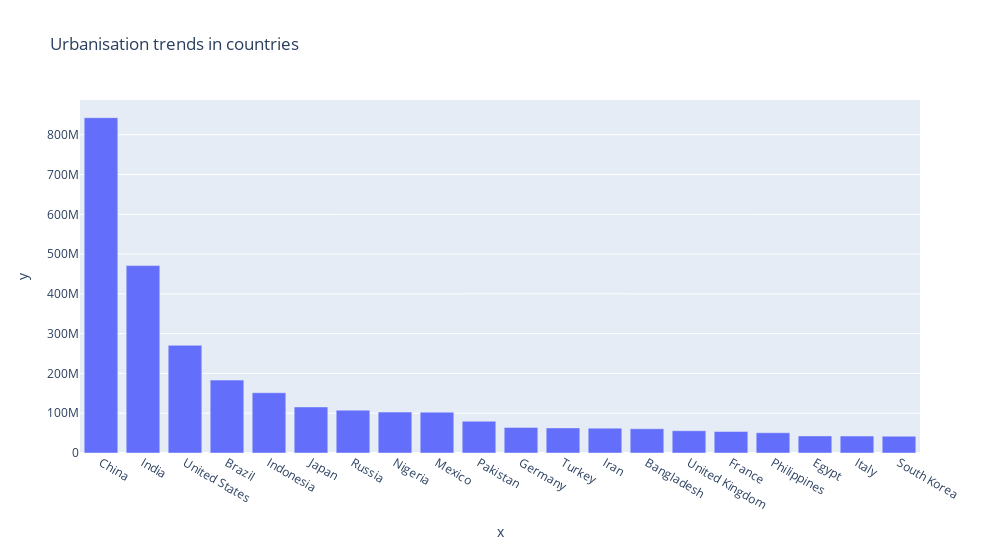

The notebook cell saved with this chart:
### Code cell
a=df.groupby('Country').agg({"Urban_population":'mean'}).sort_values(by='Urban_population',ascending=False).reset_index().head(20)
fig=px.bar(x=a['Country'],y=a['Urban_population'],title='Urbanisation trends in countries')
fig.update_layout(width=1000,height=550)
fig.show()

### Figure 1 — Plotly figure (JSON) as saved in the notebook; plotly's stock layout.template omitted (floating-point values rounded to 4 significant figures)
{"data": [{"alignmentgroup": "True", "hovertemplate": "x=%{x}<br>y=%{y}<extra></extra>", "legendgroup": "", "marker": {"color": "#636efa", "pattern": {"shape": ""}}, "name": "", "offsetgroup": "", "orientation": "v", "showlegend": false, "textposition": "auto", "type": "bar", "x": ["China", "India", "United States", "Brazil", "Indonesia", "Japan", "Russia", "Nigeria", "Mexico", "Pakistan", "Germany", "Turkey", "Iran", "Bangladesh", "United Kingdom", "France", "Philippines", "Egypt", "Italy", "South Korea"], "xaxis": "x", "y": [842933962, 471031528, 270663028, 183241641, 151509724, 115782416, 107683889, 102806948, 102626859, 79927762, 64324835, 63097818, 62509623, 60987417, 55908316, 54123364, 50975903, 42895824, 42651966, 42106719], "yaxis": "y"}], "layout": {"barmode": "relative", "height": 550, "legend": {"tracegroupgap": 0}, "title": {"text": "Urbanisation trends in countries"}, "width": 1000, "xaxis": {"anchor": "y", "autorange": true, "domain": [0, 1], "range": [-0.5, 19.5], "title": {"text": "x"}, "type": "category"}, "yaxis": {"anchor": "x", "autorange": true, "domain": [0, 1], "range": [0, 887300000.0], "title": {"text": "y"}, "type": "linear"}}}
